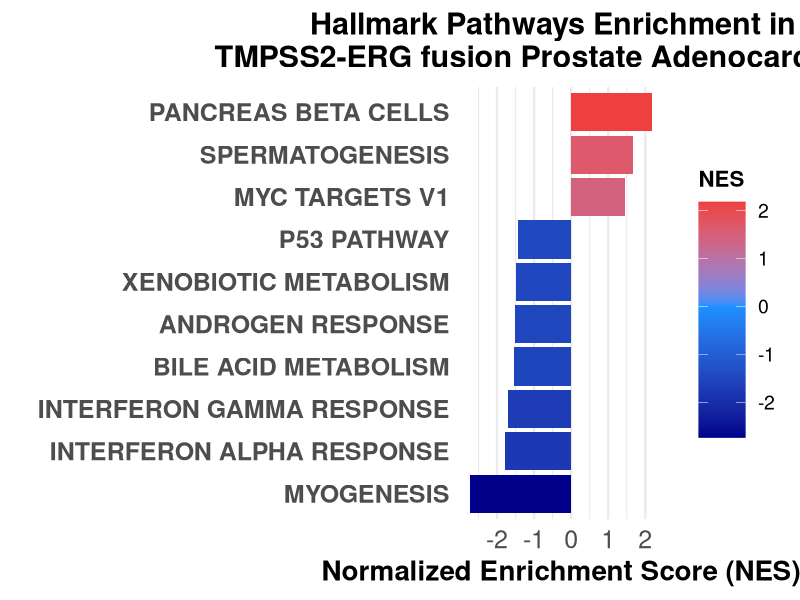
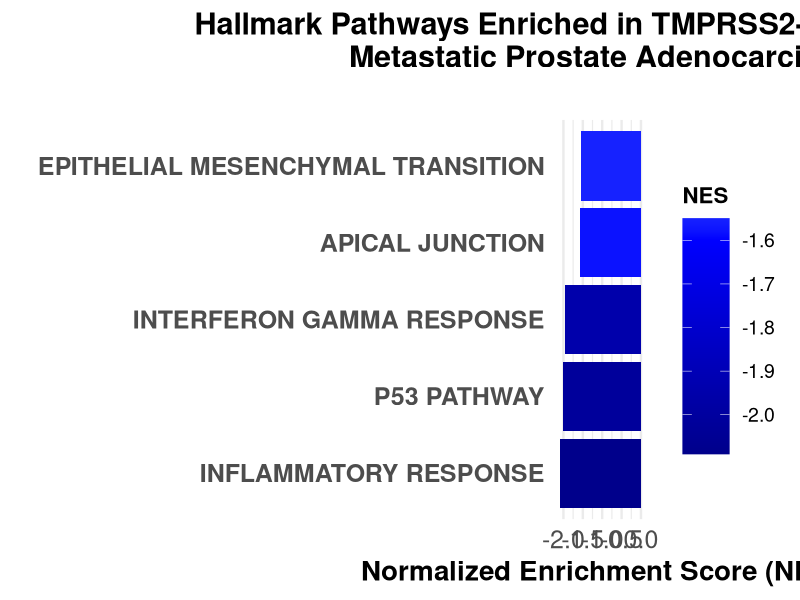

Here is the R script that generated these plots, in order:
#TGCA PanCancer Atlas PCa ######################################################
#Load TGCA PanCancer Atlas GSEA enriched pathways list 
library(ggplot2)
library(readr)
# Read txt file and sort and re-order 
gsea_data <- read_delim("Pan Cancer Atlas GSEA.txt", delim = "\t")
colnames(gsea_data) <- c("pathway", "NES")
gsea_data$pathway <- factor(gsea_data$pathway, levels = gsea_data$pathway[order(gsea_data$NES)])

# GSEA plot
ggplot(gsea_data, aes(x = pathway, y = NES, fill = NES)) +
  geom_bar(stat = "identity") +
  coord_flip() +  # horizontal bars
  scale_fill_gradient2(low = "darkblue", mid = "dodgerblue", high = "red", midpoint = 0) +
  labs(
    title = "Hallmark Pathways Enrichment in  
TMPSS2-ERG fusion Prostate Adenocarcinoma ",
    x = " ",
    y = "Normalized Enrichment Score (NES)",
    fill = "NES"
  ) +
  theme_minimal(base_size = 18) +
  theme(
    plot.title = element_text(size = 22, face = "bold", hjust = 0.5),  # Centered title
    axis.title.y = element_text(size = 14, face = "bold"),             # Y-axis title
    axis.title.x = element_text(size = 20, face = "bold"),             # X-axis title (optional)
    axis.text.x = element_text(size = 18), 
    axis.text.y = element_text(size = 18, face ="bold"), # Y-axis tick labels
    legend.title = element_text(size = 16, face = "bold"),             # Legend title
    legend.text = element_text(size = 14),                             # Legend labels
    legend.key.size = unit(1.2, "cm"),                                 # Bigger legend boxes
    panel.grid.major.y = element_blank()
  )




#SU2C mPCa######################################################################
# Read txt file and sort and re-order 
gsea_data2 <- read_delim("SU2C_GSEA.txt", delim = "\t")
colnames(gsea_data2) <- c("pathway", "NES")
gsea_data2$pathway <- factor(gsea_data2$pathway, levels = gsea_data2$pathway[order(gsea_data2$NES)])

# GSEA plot

ggplot(gsea_data2, aes(x = pathway, y = NES, fill = NES)) +
  geom_bar(stat = "identity") +
  coord_flip() +  # horizontal bars
  scale_fill_gradient2(low = "darkblue", mid = "blue", high = "dodgerblue", midpoint = -1.6) +
  labs(
    title = "Hallmark Pathways Enriched in TMPRSS2-ERG fusion in
    Metastatic Prostate Adenocarcinoma
    ",
    x = " ",
    y = "Normalized Enrichment Score (NES)",
    fill = "NES"
  ) +
  theme_minimal(base_size = 18) +
  theme(
    plot.title = element_text(size = 22, face = "bold", hjust = 0.5),  # Centered title
    axis.title.y = element_text(size = 14, face = "bold"),             # Y-axis title
    axis.title.x = element_text(size = 20, face = "bold"),             # X-axis title (optional)
    axis.text.x = element_text(size = 18), 
    axis.text.y = element_text(size = 18, face ="bold"), # Y-axis tick labels
    legend.title = element_text(size = 16, face = "bold"),             # Legend title
    legend.text = element_text(size = 14),                             # Legend labels
    legend.key.size = unit(1.2, "cm"),                                 # Bigger legend boxes
    panel.grid.major.y = element_blank()
  )








